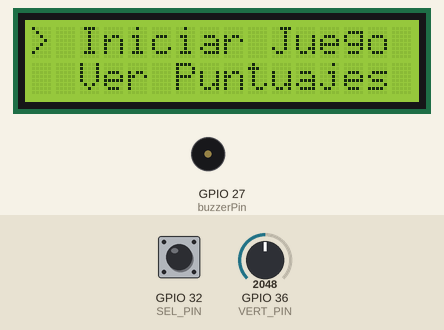
Recording of a sketch running on a simulated ESP32. Shown: 16×2 character LCD, buzzer (waves = sounding). The inputs (shaded band) are chosen by the test bench; at power-on: GPIO 36 (VERT_PIN) = 2048, GPIO 32 (SEL_PIN) HIGH. Storage starts empty; random numbers use the default seed unless the sketch sets one; what the sketch prints to the serial monitor is not drawn.

Above: at 15.8 s.
15.9 s: GPIO 36 (VERT_PIN) set to 1120
17.4 s: GPIO 36 (VERT_PIN) set to 1022
At 17.54 s:
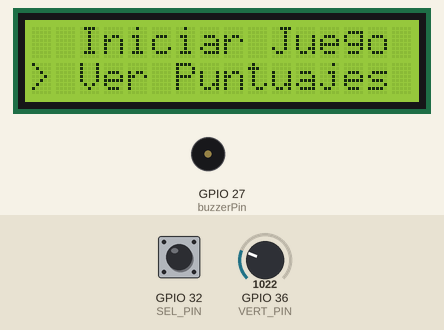
20.3 s: GPIO 32 (SEL_PIN) pulled LOW for 0.15 s
At 21.4 s:
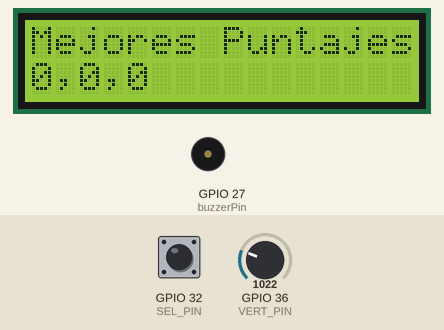
23.4 s: GPIO 32 (SEL_PIN) pulled LOW for 3.2 s
At 26.7 s:
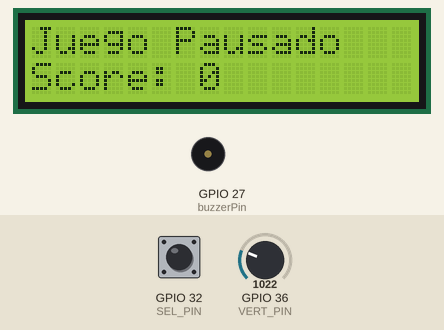
28.1 s: GPIO 32 (SEL_PIN) pulled LOW for 1 s
At 28.43 s:
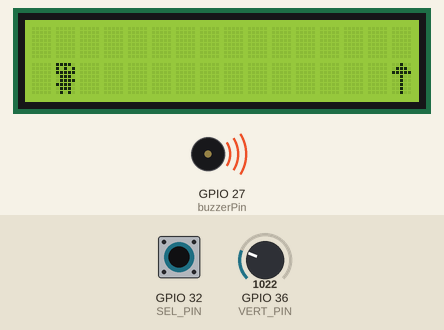
29.7 s: GPIO 36 (VERT_PIN) set to 3603
At 34.3 s:
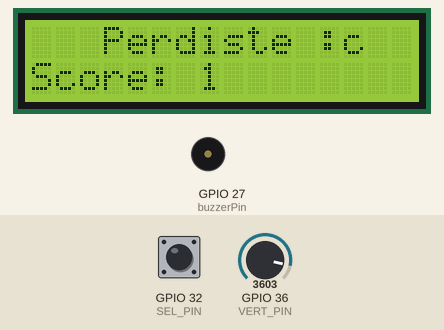
Timing chart, 0 to 35.8 s (numbered marks = the images above; inputs shaded):
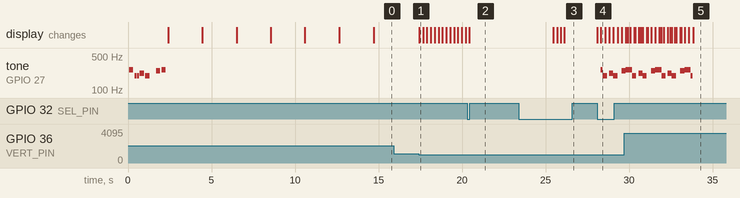

The sketch:

sketch.ino
```cpp
#include <Panel.h>

Panel panel;

void setup() {
  Serial.begin(115200);
  panel.init();
}

void loop() {
  panel.update();
}
```

Jostick.h
```cpp
#define VERT_PIN 36  // SVP, mapeado a GPIO36 cafe
#define HORZ_PIN 39  // SVN, mapeado a GPIO39 amarillo
#define SEL_PIN  32  // Ya está

#define VALOR_INICIAL 512
#define VALOR_TOPE 1023
#define PWM_MIN 0
#define PWM_MAX 255

#define INCREMENTO( a ) a > VALOR_INICIAL ? map( a, VALOR_INICIAL, VALOR_TOPE, PWM_MIN, PWM_MAX ) : 0
#define DECREMENTO( a ) a < VALOR_INICIAL ? map( a, VALOR_INICIAL, VALOR_TOPE, PWM_MAX, PWM_MIN ) : 0

class Joystick {
  public:
    int getX() {
      return analogRead(HORZ_PIN);
    }

    int getY() {
      return analogRead(VERT_PIN);
    }

    bool isPressed() {
        return digitalRead(SEL_PIN) == LOW; // Asumiendo que el botón se conecta a GND
    }
};
```

MicroSD.h
```cpp
#ifndef MicroSD_h
#define MicroSD_h

#include <SPI.h>
#include <SD.h>
#include <ArduinoJson.h>

#define MICROSD_PIN 5
#define MAX_HIGH_SCORES 3

class MicroSD {
public:
    String filename = "/highscores.json";

    void init();
    bool saveHighScore(int score);
    void readHighScores();
    bool isHighScore(int score);
    String getHighScoresString();

private:
    StaticJsonDocument<200> doc;

    void updateHighScores(int newScore);
    void writeHighScoresToFile();
    void readHighScoresFromFile();
};

void MicroSD::init() {
    while (!SD.begin(MICROSD_PIN)) {
        Serial.println(F("Falló la inicialización del módulo MicroSD"));
        delay(1000);
    }
    Serial.println(F("La librería MicroSD ha inicializado con éxito"));
    readHighScoresFromFile();
}

bool MicroSD::saveHighScore(int score) {
    if (isHighScore(score)) {
        updateHighScores(score);
        writeHighScoresToFile();
        return true;
    }
    return false;
}

void MicroSD::readHighScores() {
    Serial.println(F("Puntajes más altos:"));
    for (int i = 0; i < MAX_HIGH_SCORES; i++) {
        Serial.print(i + 1);
        Serial.print(". ");
        Serial.println(doc["scores"][i].as<int>());
    }
}

bool MicroSD::isHighScore(int score) {
    return score > doc["scores"][MAX_HIGH_SCORES - 1].as<int>();
}

String MicroSD::getHighScoresString() {
    String result = "";
    for (int i = 0; i < MAX_HIGH_SCORES; i++) {
        result += String(doc["scores"][i].as<int>());
        if (i < MAX_HIGH_SCORES - 1) {
            result += ",";
        }
    }
    return result;
}

void MicroSD::updateHighScores(int newScore) {
    for (int i = 0; i < MAX_HIGH_SCORES; i++) {
        if (newScore > doc["scores"][i].as<int>()) {
            for (int j = MAX_HIGH_SCORES - 1; j > i; j--) {
                doc["scores"][j] = doc["scores"][j - 1].as<int>();
            }
            doc["scores"][i] = newScore;
            break;
        }
    }
}

void MicroSD::writeHighScoresToFile() {
    File file = SD.open(filename, FILE_WRITE);
    if (file) {
        serializeJson(doc, file);
        file.close();
    } else {
        Serial.print(F("Error opening "));
        Serial.println(filename);
    }
}

void MicroSD::readHighScoresFromFile() {
    File file = SD.open(filename);
    if (file) {
        DeserializationError error = deserializeJson(doc, file);
        if (error) {
            Serial.println(F("Failed to parse JSON, initializing with default values"));
            doc["scores"][0] = 0;
            doc["scores"][1] = 0;
            doc["scores"][2] = 0;
        }
        file.close();
    } else {
        Serial.print(F("Error opening "));
        Serial.println(filename);
        doc["scores"][0] = 0;
        doc["scores"][1] = 0;
        doc["scores"][2] = 0;
    }
}

#endif
```

Panel.h
```cpp
#ifndef Panel_h
#define Panel_h

#include <Wire.h>
#include <LiquidCrystal_I2C.h>
#include "Jostick.h"
#include <vector>
#include "MicroSD.h"

// Definición de notas
#define NOTE_C4  262
#define NOTE_G3  196
#define NOTE_A3  220
#define NOTE_B3  247

// Definición del caracter personalizado
byte caracter2[] = {
  B00100,
  B01110,
  B11111,
  B00100,
  B00100,
  B00100,
  B00100,
  B00100
};

byte caracter1[] = {
  B11110,
  B10101,
  B11111,
  B01110,
  B01111,
  B11110,
  B01110,
  B01010
};

// Logo del juego (carita feliz)
byte logoChar[8] = {
  B00000,
  B10001,
  B00000,
  B00000,
  B10001,
  B01110,
  B00000,
  B00000
};

byte DChar[8] = {
  B11110,
  B10011,
  B11001,
  B11001,
  B11001,
  B11001,
  B10011,
  B01110
};

byte IChar[8] = {
  B11110,
  B01111,
  B01100,
  B01100,
  B01100,
  B01100,
  B01110,
  B11111
};

byte NChar[8] = {
  B10011,
  B11001,
  B11101,
  B11101,
  B10111,
  B10111,
  B10011,
  B11001
};

byte OChar[8] = {
  B11110,
  B01010,
  B10011,
  B10001,
  B10001,
  B10001,
  B01011,
  B01110
};

byte rightSign[8] = {
  B00001,
  B00010,
  B00100,
  B01000,
  B01000,
  B11000,
  B11000,
  B11000
};

byte leftSign[8] = {
  B10000,
  B01000,
  B00100,
  B00010,
  B00010,
  B00011,
  B00011,
  B00011
};

// Melodía de intro (ajusta según tus preferencias)
const int MELODY_SIZE = 8;
const int melody[MELODY_SIZE] = {
  NOTE_C4, NOTE_G3, NOTE_G3, NOTE_A3, NOTE_G3, 0, NOTE_B3, NOTE_C4
};
const int noteDurations[MELODY_SIZE] = {
  4, 8, 8, 4, 4, 4, 4, 4
};

class Panel {
private:
    LiquidCrystal_I2C lcd;
    Joystick joystick;
    MicroSD microSD;
    int characterX;
    int characterY;
    unsigned long lastMoveTime;
    unsigned long lastDebugTime;
    unsigned long lastNoteTime;
    int currentNote;
    static const int buzzerPin = 27;
    static const int CENTER_VALUE = 2048;
    static const int THRESHOLD = 1000;
    bool isMovingUp;
    int upMovePhase;

    //Menu options
    int currentMenuOption;
    static const int NUM_MENU_OPTIONS = 2;
    const char* menuOptions[NUM_MENU_OPTIONS] = {"Iniciar Juego", "Ver Puntuajes"};
    bool inMainMenu;

    // Variables for obstacle management
    std::vector<int> obstacles;
    unsigned long lastObstacleMove;
    unsigned long lastObstacleSpawn;
    static const unsigned long OBSTACLE_MOVE_INTERVAL = 250; // Move every 0.25 seconds
    static const unsigned long MIN_SPAWN_INTERVAL = 2000; // Minimum 2 seconds between spawns
    static const unsigned long MAX_SPAWN_INTERVAL = 5000; // Maximum 5 seconds between spawns

    // Variables for score and game state
    int score;
    bool gameOver;

    // New variables for pause functionality
    bool isPaused;
    bool lastButtonState;

    void showMenu() {
        lcd.clear();
        for (int i = 0; i < NUM_MENU_OPTIONS; i++) {
            lcd.setCursor(0, i);
            if (i == currentMenuOption) {
                lcd.print("> ");
            } else {
                lcd.print("  ");
            }
            lcd.print(menuOptions[i]);
        }
    }

    void updateMenu() {
        int y = joystick.getY();
        if (y > CENTER_VALUE + THRESHOLD) {
            currentMenuOption = (currentMenuOption + 1) % NUM_MENU_OPTIONS;
            showMenu();
            delay(200);
        } else if (y < CENTER_VALUE - THRESHOLD) {
            currentMenuOption = (currentMenuOption - 1 + NUM_MENU_OPTIONS) % NUM_MENU_OPTIONS;
            showMenu();
            delay(200);
        }

        if (joystick.isPressed()) {
            selectMenuOption();
            delay(200);
        }
    }

    void selectMenuOption() {
        if (currentMenuOption == 0) {
            inMainMenu = false;
            lcd.clear();
            resetGame();
        } else if (currentMenuOption == 1) {
            showHighScores();
        }
    }

    void showHighScores() {
        lcd.clear();
        lcd.setCursor(0, 0);
        lcd.print("Mejores Puntajes:");
        lcd.setCursor(0, 1);
        lcd.print(microSD.getHighScoresString());
        microSD.readHighScores();  // This will print high scores to Serial
        delay(5000);  // Show for 5 seconds
        showMenu();
    }

    void playIntroMelody() {
        for (int thisNote = 0; thisNote < MELODY_SIZE; thisNote++) {
            int noteDuration = 1000 / noteDurations[thisNote];
            if (melody[thisNote] != 0) {
                tone(buzzerPin, melody[thisNote], noteDuration);
            } else {
                noTone(buzzerPin);
            }
            delay(noteDuration * 1.3);
            noTone(buzzerPin);
        }
    }

    void showLogo() {
        lcd.clear();
        lcd.createChar(0, DChar);
        lcd.createChar(1, IChar);
        lcd.createChar(2, NChar);
        lcd.createChar(3, OChar);
        lcd.createChar(4, rightSign);
        lcd.createChar(5, leftSign);
        lcd.createChar(6,caracter1);
        lcd.createChar(7,caracter2);

        lcd.setCursor(5, 0);  // Centrar en la pantalla (ajustar según el tamaño de tu LCD)
        lcd.write(4);
        lcd.write(0);  // 'D'
        lcd.write(1);  // 'I'
        lcd.write(2);  // 'N'
        lcd.write(3);  // 'O'
        lcd.write(5);

        delay(2000);
    }

    void showGameName() {
        lcd.clear();
        lcd.setCursor(3, 0);
        lcd.print("MiJuego!");
        delay(2000);
    }

    void showDevelopers() {
        const char* developers[] = {
            "HernandezVelasco Lehi Alejandro",
            "Torres Lozoya Jorge Antonio",
            "Pinto Gutierrez Luis Roberto",
            "Aguirre Carrazco Marco Antonio",
            "Verdin Aguilar Monica Gabriela"
        };

        for (int i = 0; i < 5; i++) {
            lcd.clear();
            lcd.setCursor(0, 0);
            lcd.print("Desarrollado por:");
            lcd.setCursor(0, 1);
            lcd.print(developers[i]);
            delay(2000);
        }
    }

    void showIntro() {
        playIntroMelody();
        showLogo();
        showDevelopers();
        lcd.clear();
    }

    void playBackgroundMusic() {
        unsigned long currentTime = millis();
        if (currentTime - lastNoteTime >= 1000 / noteDurations[currentNote]) {
            if (melody[currentNote] != 0) {
                tone(buzzerPin, melody[currentNote], 1000 / noteDurations[currentNote]);
            } else {
                noTone(buzzerPin);
            }
            lastNoteTime = currentTime;
            currentNote = (currentNote + 1) % MELODY_SIZE;  // Esto hace que la melodía se repita infinitamente
        }
    }

    void updateObstacles() {
        unsigned long currentTime = millis();

        // Move obstacles
        if (currentTime - lastObstacleMove >= OBSTACLE_MOVE_INTERVAL) {
            for (int i = 0; i < obstacles.size(); ++i) {
                // Erase previous obstacle position
                lcd.setCursor(obstacles[i], 1);
                lcd.print(" ");

                obstacles[i]--;
                if (obstacles[i] < 0) {
                    obstacles.erase(obstacles.begin() + i);
                    i--;
                    score++; // Increment score when an obstacle disappears
                } else {
                    // Draw new obstacle position
                    lcd.setCursor(obstacles[i], 1);
                    lcd.write(7); // Use caracter2
                }

                // Check for collision
                if (obstacles[i] == characterX) {
                    // Only lose if the character is in the same row as the obstacle (row 1)
                    if (characterY == 1) {
                        gameOver = true;
                        showGameOver();
                        return;
                    }
                    // No collision if the character is above the obstacle (row 0)
                }
            }
            lastObstacleMove = currentTime;
        }

        // Spawn new obstacle
        if (currentTime - lastObstacleSpawn >= random(MIN_SPAWN_INTERVAL, MAX_SPAWN_INTERVAL + 1)) {
            if (obstacles.empty() || obstacles.back() < 15) { // Ensure no consecutive spawns
                obstacles.push_back(15);
                lcd.setCursor(15, 1);
                lcd.write(7); // Draw new obstacle
                lastObstacleSpawn = currentTime;
            }
        }
    }

    void drawCharacter() {
        static int lastCharX = -1;
        static int lastCharY = -1;

        if (characterX != lastCharX || characterY != lastCharY) {
            // Erase previous character position
            if (lastCharX != -1 && lastCharY != -1) {
                lcd.setCursor(lastCharX, lastCharY);
                lcd.print(" ");
            }

            // Draw new character position
            lcd.setCursor(characterX, characterY);
            lcd.write(6);  // Display the custom character (caracter1)

            lastCharX = characterX;
            lastCharY = characterY;
        }
    }

    void showGameOver() {
        lcd.clear();
        lcd.setCursor(3, 0);
        lcd.print("Perdiste :c");
        lcd.setCursor(0, 1);
        lcd.print("Score: ");
        lcd.print(score);

        if (microSD.saveHighScore(score)) {
            delay(2000);
            lcd.clear();
            lcd.setCursor(0, 0);
            lcd.print("Nuevo record!");
            lcd.setCursor(0, 1);
            lcd.print(microSD.getHighScoresString());
        }

        delay(3000);
        inMainMenu = true;
        currentMenuOption = 0;
        showMenu();
    }

    void resetGame() {
        score = 0;
        gameOver = false;
        isPaused = false;
        characterX = 1;
        characterY = 1;
        obstacles.clear();
        lcd.clear();
    }

    void showPauseMenu() {
        lcd.clear();
        lcd.setCursor(0, 0);
        lcd.print("Juego Pausado");
        lcd.setCursor(0, 1);
        lcd.print("Score: ");
        lcd.print(score);
    }

public:
    Panel() : lcd(0x27, 16, 2), characterX(0), characterY(1), lastMoveTime(0), lastDebugTime(0),
              isMovingUp(false), upMovePhase(0), lastObstacleMove(0), lastObstacleSpawn(0),
              score(0), gameOver(false), isPaused(false), lastButtonState(false) {}

    void init() {
        lcd.init();
        lcd.backlight();
        lcd.write(6);
        lcd.write(7);
        pinMode(SEL_PIN, INPUT_PULLUP);
        pinMode(buzzerPin, OUTPUT);
        showIntro();
        currentMenuOption = 0;
        inMainMenu = true;
        showMenu();
        characterX = 1;
        characterY = 1;
        Serial.begin(115200);
        randomSeed(analogRead(0));
        microSD.init();  // Initialize MicroSD
    }

    void updateCharacterPosition() {
        int y = joystick.getY();
        unsigned long currentTime = millis();

        // Depuración
        if (currentTime - lastDebugTime > 200) {
            lastDebugTime = currentTime;
        }

        // Comprobamos si ha pasado suficiente tiempo desde el último movimiento
        if (currentTime - lastMoveTime > 200) {
            bool moved = false;

            if (isMovingUp) {
                // Secuencia de movimiento especial hacia arriba
                switch (upMovePhase) {
                    case 0:
                        characterY = 0;
                        upMovePhase++;
                        break;
                    case 1:
                        upMovePhase++;
                        break;
                    case 2:
                        characterY = 1;
                        upMovePhase = 0;
                        isMovingUp = false;
                        break;
                }
                moved = true;
            } else {
                // Solo permitimos el movimiento hacia arriba
                if (y > CENTER_VALUE + THRESHOLD && characterY > 0) {
                    isMovingUp = true;
                    moved = true;
                }
            }

            if (moved) {
                lastMoveTime = currentTime;
            }
        }
    }

    void update() {
        if (inMainMenu) {
            updateMenu();
        } else {
            // Leer el estado actual del botón
            bool currentButtonState = joystick.isPressed();

            if (currentButtonState && !lastButtonState) {
                isPaused = !isPaused;  // Alternar estado de pausa
                if (isPaused) {
                    showPauseMenu();  // Mostrar menú de pausa
                } else {
                    lcd.clear();  // Limpiar la pantalla al reanudar
                    drawCharacter();  // Mostrar el personaje nuevamente
                }
                delay(200);
            }

            lastButtonState = currentButtonState;

            if (!gameOver && !isPaused) {
                updateCharacterPosition();
                drawCharacter();
                updateObstacles();
                playBackgroundMusic();
            } else if (gameOver) {
                showGameOver();  // Si el juego terminó, mostrar Game Over y regresar al menú
            }
        }
    }
};

#endif
```

Measured:
- the behaviour switches between 1048 and 1047 on GPIO 36 (VERT_PIN) (found by bisection; images 0 and 1)
- after the input at 15.9 s, every drawn part: stays the same
- after the input at 17.4 s, the display: changes at once (image 1)
- after the input at 28.1 s, tone on GPIO 27 (buzzerPin): plays 262 Hz for 0.13 s, 196 Hz for 0.25 s, 220 Hz for 0.25 s, 196 Hz for 0.25 s, 247 Hz for 0.14 s, starting after 0.21 s; the display: first changes at once (image 4 shows a later state)
